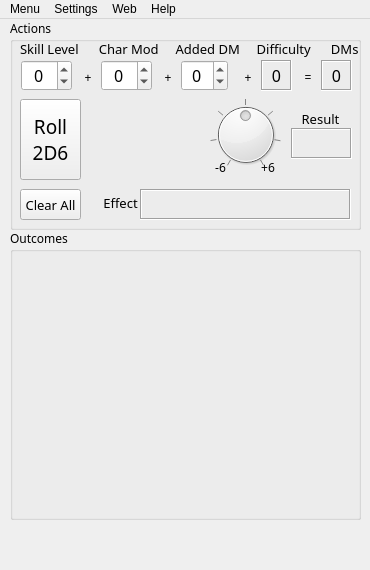
<?xml version="1.0" encoding="UTF-8"?>
<ui version="4.0">
 <class>MainWindow</class>
 <widget class="QMainWindow" name="MainWindow">
  <property name="geometry">
   <rect>
    <x>0</x>
    <y>0</y>
    <width>370</width>
    <height>570</height>
   </rect>
  </property>
  <property name="sizePolicy">
   <sizepolicy hsizetype="Preferred" vsizetype="Preferred">
    <horstretch>0</horstretch>
    <verstretch>0</verstretch>
   </sizepolicy>
  </property>
  <property name="minimumSize">
   <size>
    <width>370</width>
    <height>570</height>
   </size>
  </property>
  <property name="maximumSize">
   <size>
    <width>370</width>
    <height>570</height>
   </size>
  </property>
  <property name="windowTitle">
   <string>Skill Check 0.7.6 (Beta)</string>
  </property>
  <property name="windowIcon">
   <iconset resource="skillcheck.qrc">
    <normaloff>:/images/sc_icon_16x16.png</normaloff>:/images/sc_icon_16x16.png</iconset>
  </property>
  <widget class="QWidget" name="centralwidget">
   <property name="sizePolicy">
    <sizepolicy hsizetype="Preferred" vsizetype="Preferred">
     <horstretch>0</horstretch>
     <verstretch>0</verstretch>
    </sizepolicy>
   </property>
   <widget class="QGroupBox" name="actionsBox">
    <property name="geometry">
     <rect>
      <x>10</x>
      <y>0</y>
      <width>351</width>
      <height>211</height>
     </rect>
    </property>
    <property name="font">
     <font>
      <family>Eras Demi ITC</family>
      <italic>false</italic>
     </font>
    </property>
    <property name="title">
     <string>Actions</string>
    </property>
    <widget class="QLabel" name="label_4">
     <property name="geometry">
      <rect>
       <x>250</x>
       <y>140</y>
       <width>16</width>
       <height>16</height>
      </rect>
     </property>
     <property name="text">
      <string>+6</string>
     </property>
     <property name="alignment">
      <set>Qt::AlignCenter</set>
     </property>
     <property name="wordWrap">
      <bool>true</bool>
     </property>
    </widget>
    <widget class="QPushButton" name="clearButton">
     <property name="geometry">
      <rect>
       <x>10</x>
       <y>170</y>
       <width>61</width>
       <height>31</height>
      </rect>
     </property>
     <property name="font">
      <font>
       <pointsize>10</pointsize>
      </font>
     </property>
     <property name="toolTip">
      <string>Clear all fields</string>
     </property>
     <property name="text">
      <string>Clear All</string>
     </property>
    </widget>
    <widget class="QLabel" name="effectlabel">
     <property name="geometry">
      <rect>
       <x>90</x>
       <y>170</y>
       <width>41</width>
       <height>23</height>
      </rect>
     </property>
     <property name="font">
      <font>
       <pointsize>10</pointsize>
      </font>
     </property>
     <property name="text">
      <string>Effect</string>
     </property>
     <property name="alignment">
      <set>Qt::AlignBottom|Qt::AlignHCenter</set>
     </property>
    </widget>
    <widget class="QPushButton" name="rollButton">
     <property name="geometry">
      <rect>
       <x>10</x>
       <y>80</y>
       <width>61</width>
       <height>81</height>
      </rect>
     </property>
     <property name="font">
      <font>
       <pointsize>14</pointsize>
       <weight>50</weight>
       <italic>false</italic>
       <bold>false</bold>
       <underline>false</underline>
       <strikeout>false</strikeout>
       <kerning>true</kerning>
      </font>
     </property>
     <property name="toolTip">
      <string>Roll two 6-sided dice</string>
     </property>
     <property name="text">
      <string>Roll
2D6</string>
     </property>
     <property name="flat">
      <bool>false</bool>
     </property>
    </widget>
    <widget class="QLabel" name="label_7">
     <property name="geometry">
      <rect>
       <x>200</x>
       <y>140</y>
       <width>21</width>
       <height>16</height>
      </rect>
     </property>
     <property name="text">
      <string>-6</string>
     </property>
     <property name="alignment">
      <set>Qt::AlignCenter</set>
     </property>
     <property name="wordWrap">
      <bool>true</bool>
     </property>
    </widget>
    <widget class="QLabel" name="effect_result">
     <property name="geometry">
      <rect>
       <x>130</x>
       <y>170</y>
       <width>211</width>
       <height>31</height>
      </rect>
     </property>
     <property name="sizePolicy">
      <sizepolicy hsizetype="Preferred" vsizetype="Fixed">
       <horstretch>0</horstretch>
       <verstretch>0</verstretch>
      </sizepolicy>
     </property>
     <property name="font">
      <font>
       <pointsize>12</pointsize>
       <weight>75</weight>
       <bold>true</bold>
      </font>
     </property>
     <property name="toolTip">
      <string>The effect of the roll</string>
     </property>
     <property name="frameShape">
      <enum>QFrame::Box</enum>
     </property>
     <property name="frameShadow">
      <enum>QFrame::Sunken</enum>
     </property>
     <property name="text">
      <string/>
     </property>
     <property name="alignment">
      <set>Qt::AlignCenter</set>
     </property>
    </widget>
    <widget class="QLabel" name="label">
     <property name="geometry">
      <rect>
       <x>10</x>
       <y>20</y>
       <width>351</width>
       <height>20</height>
      </rect>
     </property>
     <property name="font">
      <font>
       <pointsize>10</pointsize>
      </font>
     </property>
     <property name="text">
      <string>Skill Level      Char Mod     Added DM     Difficulty      DMs</string>
     </property>
     <property name="alignment">
      <set>Qt::AlignLeading|Qt::AlignLeft|Qt::AlignVCenter</set>
     </property>
    </widget>
    <widget class="QDial" name="diffdial">
     <property name="geometry">
      <rect>
       <x>200</x>
       <y>80</y>
       <width>71</width>
       <height>71</height>
      </rect>
     </property>
     <property name="toolTip">
      <string>Adust level of difficulty</string>
     </property>
     <property name="minimum">
      <number>-6</number>
     </property>
     <property name="maximum">
      <number>6</number>
     </property>
     <property name="singleStep">
      <number>2</number>
     </property>
     <property name="pageStep">
      <number>2</number>
     </property>
     <property name="sliderPosition">
      <number>0</number>
     </property>
     <property name="tracking">
      <bool>true</bool>
     </property>
     <property name="wrapping">
      <bool>false</bool>
     </property>
     <property name="notchTarget">
      <double>3.700000000000000</double>
     </property>
     <property name="notchesVisible">
      <bool>true</bool>
     </property>
    </widget>
    <widget class="QLabel" name="plus_sign_2">
     <property name="geometry">
      <rect>
       <x>150</x>
       <y>50</y>
       <width>16</width>
       <height>16</height>
      </rect>
     </property>
     <property name="text">
      <string>+</string>
     </property>
     <property name="alignment">
      <set>Qt::AlignCenter</set>
     </property>
    </widget>
    <widget class="QLabel" name="plus_sign">
     <property name="geometry">
      <rect>
       <x>70</x>
       <y>50</y>
       <width>16</width>
       <height>16</height>
      </rect>
     </property>
     <property name="text">
      <string>+</string>
     </property>
     <property name="alignment">
      <set>Qt::AlignCenter</set>
     </property>
    </widget>
    <widget class="QLabel" name="plus_sign_3">
     <property name="geometry">
      <rect>
       <x>230</x>
       <y>50</y>
       <width>16</width>
       <height>16</height>
      </rect>
     </property>
     <property name="text">
      <string>+</string>
     </property>
     <property name="alignment">
      <set>Qt::AlignCenter</set>
     </property>
    </widget>
    <widget class="QLabel" name="minus_sign">
     <property name="geometry">
      <rect>
       <x>290</x>
       <y>50</y>
       <width>16</width>
       <height>16</height>
      </rect>
     </property>
     <property name="text">
      <string>=</string>
     </property>
     <property name="alignment">
      <set>Qt::AlignCenter</set>
     </property>
    </widget>
    <widget class="QLabel" name="resultlabel">
     <property name="geometry">
      <rect>
       <x>280</x>
       <y>90</y>
       <width>61</width>
       <height>20</height>
      </rect>
     </property>
     <property name="font">
      <font>
       <pointsize>10</pointsize>
      </font>
     </property>
     <property name="text">
      <string>Result</string>
     </property>
     <property name="alignment">
      <set>Qt::AlignCenter</set>
     </property>
    </widget>
    <widget class="QLabel" name="die_result">
     <property name="geometry">
      <rect>
       <x>281</x>
       <y>109</y>
       <width>61</width>
       <height>31</height>
      </rect>
     </property>
     <property name="sizePolicy">
      <sizepolicy hsizetype="Preferred" vsizetype="Fixed">
       <horstretch>0</horstretch>
       <verstretch>0</verstretch>
      </sizepolicy>
     </property>
     <property name="font">
      <font>
       <family>Eras Demi ITC</family>
       <pointsize>16</pointsize>
       <weight>75</weight>
       <bold>true</bold>
      </font>
     </property>
     <property name="toolTip">
      <string>Total roll result</string>
     </property>
     <property name="frameShape">
      <enum>QFrame::Box</enum>
     </property>
     <property name="frameShadow">
      <enum>QFrame::Sunken</enum>
     </property>
     <property name="text">
      <string/>
     </property>
     <property name="alignment">
      <set>Qt::AlignCenter</set>
     </property>
    </widget>
    <widget class="QLabel" name="totalDM">
     <property name="geometry">
      <rect>
       <x>311</x>
       <y>41</y>
       <width>31</width>
       <height>31</height>
      </rect>
     </property>
     <property name="sizePolicy">
      <sizepolicy hsizetype="Preferred" vsizetype="Fixed">
       <horstretch>0</horstretch>
       <verstretch>0</verstretch>
      </sizepolicy>
     </property>
     <property name="font">
      <font>
       <pointsize>12</pointsize>
      </font>
     </property>
     <property name="toolTip">
      <string>Dice modifier total</string>
     </property>
     <property name="frameShape">
      <enum>QFrame::Box</enum>
     </property>
     <property name="frameShadow">
      <enum>QFrame::Sunken</enum>
     </property>
     <property name="text">
      <string>0</string>
     </property>
     <property name="alignment">
      <set>Qt::AlignCenter</set>
     </property>
    </widget>
    <widget class="QLabel" name="totalDiff">
     <property name="geometry">
      <rect>
       <x>251</x>
       <y>41</y>
       <width>31</width>
       <height>31</height>
      </rect>
     </property>
     <property name="sizePolicy">
      <sizepolicy hsizetype="Preferred" vsizetype="Fixed">
       <horstretch>0</horstretch>
       <verstretch>0</verstretch>
      </sizepolicy>
     </property>
     <property name="font">
      <font>
       <pointsize>12</pointsize>
      </font>
     </property>
     <property name="toolTip">
      <string>Difficulty level</string>
     </property>
     <property name="frameShape">
      <enum>QFrame::Box</enum>
     </property>
     <property name="frameShadow">
      <enum>QFrame::Sunken</enum>
     </property>
     <property name="text">
      <string>0</string>
     </property>
     <property name="alignment">
      <set>Qt::AlignCenter</set>
     </property>
    </widget>
    <widget class="QSpinBox" name="inputDM">
     <property name="geometry">
      <rect>
       <x>171</x>
       <y>41</y>
       <width>47</width>
       <height>31</height>
      </rect>
     </property>
     <property name="font">
      <font>
       <pointsize>12</pointsize>
      </font>
     </property>
     <property name="toolTip">
      <string>Added dice modifier</string>
     </property>
     <property name="frame">
      <bool>true</bool>
     </property>
     <property name="alignment">
      <set>Qt::AlignCenter</set>
     </property>
     <property name="buttonSymbols">
      <enum>QAbstractSpinBox::UpDownArrows</enum>
     </property>
     <property name="minimum">
      <number>-99</number>
     </property>
     <property name="maximum">
      <number>99</number>
     </property>
    </widget>
    <widget class="QSpinBox" name="inputcharmod">
     <property name="geometry">
      <rect>
       <x>91</x>
       <y>41</y>
       <width>51</width>
       <height>31</height>
      </rect>
     </property>
     <property name="font">
      <font>
       <pointsize>12</pointsize>
      </font>
     </property>
     <property name="toolTip">
      <string>Characteristic modifier</string>
     </property>
     <property name="frame">
      <bool>true</bool>
     </property>
     <property name="alignment">
      <set>Qt::AlignCenter</set>
     </property>
     <property name="buttonSymbols">
      <enum>QAbstractSpinBox::UpDownArrows</enum>
     </property>
     <property name="minimum">
      <number>-3</number>
     </property>
     <property name="maximum">
      <number>5</number>
     </property>
    </widget>
    <widget class="QSpinBox" name="inputskilllevel">
     <property name="geometry">
      <rect>
       <x>11</x>
       <y>41</y>
       <width>51</width>
       <height>31</height>
      </rect>
     </property>
     <property name="font">
      <font>
       <pointsize>12</pointsize>
      </font>
     </property>
     <property name="toolTip">
      <string>Skill level</string>
     </property>
     <property name="alignment">
      <set>Qt::AlignCenter</set>
     </property>
     <property name="minimum">
      <number>-3</number>
     </property>
     <property name="maximum">
      <number>7</number>
     </property>
     <property name="singleStep">
      <number>1</number>
     </property>
    </widget>
    <widget class="QLabel" name="die1Label">
     <property name="geometry">
      <rect>
       <x>80</x>
       <y>100</y>
       <width>48</width>
       <height>48</height>
      </rect>
     </property>
     <property name="statusTip">
      <string>First die</string>
     </property>
     <property name="text">
      <string/>
     </property>
     <property name="pixmap">
      <pixmap resource="skillcheck.qrc">:/images/die1_0.png</pixmap>
     </property>
    </widget>
    <widget class="QLabel" name="die2Label">
     <property name="geometry">
      <rect>
       <x>140</x>
       <y>100</y>
       <width>48</width>
       <height>48</height>
      </rect>
     </property>
     <property name="statusTip">
      <string>Second die</string>
     </property>
     <property name="text">
      <string/>
     </property>
     <property name="pixmap">
      <pixmap resource="skillcheck.qrc">:/images/die2_0.png</pixmap>
     </property>
    </widget>
   </widget>
   <widget class="QGroupBox" name="outcomesBox">
    <property name="geometry">
     <rect>
      <x>10</x>
      <y>210</y>
      <width>351</width>
      <height>291</height>
     </rect>
    </property>
    <property name="font">
     <font>
      <family>Eras Demi ITC</family>
     </font>
    </property>
    <property name="title">
     <string>Outcomes</string>
    </property>
    <widget class="MplWidget" name="mpl" native="true">
     <property name="geometry">
      <rect>
       <x>10</x>
       <y>20</y>
       <width>331</width>
       <height>261</height>
      </rect>
     </property>
     <property name="sizePolicy">
      <sizepolicy hsizetype="Preferred" vsizetype="Preferred">
       <horstretch>0</horstretch>
       <verstretch>0</verstretch>
      </sizepolicy>
     </property>
    </widget>
   </widget>
   <widget class="QLabel" name="brandlabel">
    <property name="geometry">
     <rect>
      <x>200</x>
      <y>500</y>
      <width>171</width>
      <height>31</height>
     </rect>
    </property>
    <property name="text">
     <string/>
    </property>
    <property name="pixmap">
     <pixmap resource="skillcheck.qrc">:/images/shonner_brand.png</pixmap>
    </property>
    <property name="alignment">
     <set>Qt::AlignCenter</set>
    </property>
   </widget>
  </widget>
  <widget class="QMenuBar" name="menubar">
   <property name="geometry">
    <rect>
     <x>0</x>
     <y>0</y>
     <width>370</width>
     <height>21</height>
    </rect>
   </property>
   <widget class="QMenu" name="menuAction">
    <property name="title">
     <string>Menu</string>
    </property>
    <addaction name="actionRoll"/>
    <addaction name="actionClear"/>
    <addaction name="separator"/>
    <addaction name="actionQuit"/>
   </widget>
   <widget class="QMenu" name="menuSettings">
    <property name="title">
     <string>Settings</string>
    </property>
    <widget class="QMenu" name="menuAudio_Test">
     <property name="statusTip">
      <string/>
     </property>
     <property name="title">
      <string>Audio Test</string>
     </property>
     <addaction name="actionPlaySample"/>
     <addaction name="actionUnMute"/>
     <addaction name="actionMute"/>
    </widget>
    <addaction name="menuAudio_Test"/>
   </widget>
   <widget class="QMenu" name="menuWeb">
    <property name="title">
     <string>Web</string>
    </property>
    <addaction name="actionVisit_Shonner"/>
    <addaction name="actionTech_Support"/>
   </widget>
   <widget class="QMenu" name="menuHelp">
    <property name="title">
     <string>Help</string>
    </property>
    <addaction name="actionOverview"/>
    <addaction name="actionAbout_Skill_Check"/>
   </widget>
   <addaction name="menuAction"/>
   <addaction name="menuSettings"/>
   <addaction name="menuWeb"/>
   <addaction name="menuHelp"/>
  </widget>
  <widget class="QStatusBar" name="statusbar">
   <property name="sizeGripEnabled">
    <bool>false</bool>
   </property>
  </widget>
  <action name="actionRoll">
   <property name="text">
    <string>Roll 2D6</string>
   </property>
   <property name="statusTip">
    <string>Roll two 6-sided dice</string>
   </property>
   <property name="shortcut">
    <string>Ctrl+R</string>
   </property>
  </action>
  <action name="actionClear">
   <property name="text">
    <string>Clear All</string>
   </property>
   <property name="statusTip">
    <string>Clear all fields</string>
   </property>
   <property name="shortcut">
    <string>Ctrl+C</string>
   </property>
  </action>
  <action name="actionQuit">
   <property name="text">
    <string>Quit</string>
   </property>
   <property name="statusTip">
    <string>Quit this program</string>
   </property>
   <property name="shortcut">
    <string>Ctrl+Q</string>
   </property>
  </action>
  <action name="actionPlaySample">
   <property name="enabled">
    <bool>false</bool>
   </property>
   <property name="text">
    <string>Play Sample</string>
   </property>
   <property name="statusTip">
    <string>Perform an audio test</string>
   </property>
   <property name="shortcut">
    <string>Ctrl+P</string>
   </property>
  </action>
  <action name="actionUnMute">
   <property name="text">
    <string>Un-Mute</string>
   </property>
   <property name="statusTip">
    <string>Enable audio</string>
   </property>
   <property name="shortcut">
    <string>Ctrl+U</string>
   </property>
  </action>
  <action name="actionMute">
   <property name="text">
    <string>Mute</string>
   </property>
   <property name="statusTip">
    <string>Disable audio</string>
   </property>
   <property name="shortcut">
    <string>Ctrl+M</string>
   </property>
  </action>
  <action name="actionVisit_Shonner">
   <property name="text">
    <string>Visit Shonner</string>
   </property>
   <property name="statusTip">
    <string>Visit Shonner on the web</string>
   </property>
  </action>
  <action name="actionTech_Support">
   <property name="text">
    <string>Tech Support</string>
   </property>
   <property name="iconText">
    <string>Tech Support</string>
   </property>
   <property name="statusTip">
    <string>Contact tech support</string>
   </property>
  </action>
  <action name="actionOverview">
   <property name="text">
    <string>Overview</string>
   </property>
   <property name="statusTip">
    <string>Give an overview</string>
   </property>
   <property name="shortcut">
    <string>F1</string>
   </property>
  </action>
  <action name="actionAbout_Skill_Check">
   <property name="text">
    <string>About Skill Check</string>
   </property>
   <property name="statusTip">
    <string>About Skill Check</string>
   </property>
  </action>
 </widget>
 <customwidgets>
  <customwidget>
   <class>MplWidget</class>
   <extends>QWidget</extends>
   <header>mplwidget</header>
   <container>1</container>
  </customwidget>
 </customwidgets>
 <resources>
  <include location="skillcheck.qrc"/>
 </resources>
 <connections/>
</ui>
